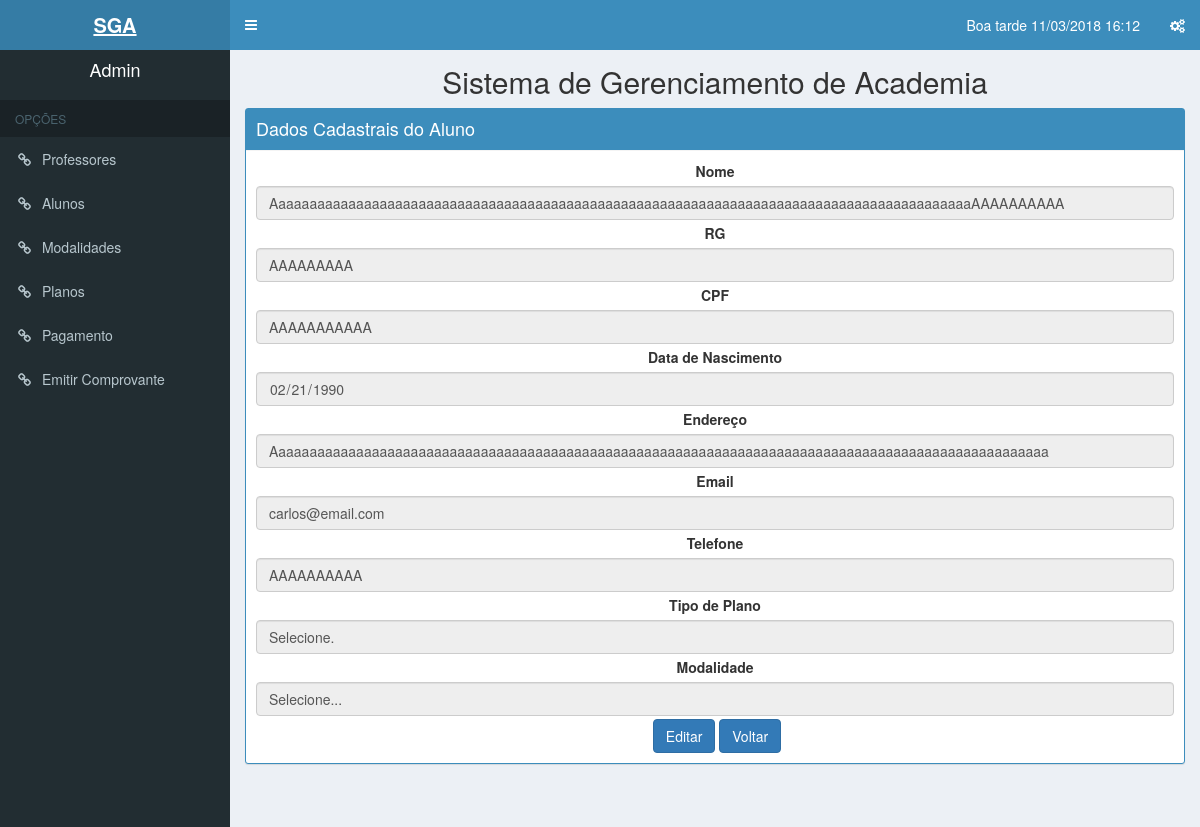
The page /Views/alunoPesq.php?id=1104 (signed in) on the database its author committed.
### tables this page shows
CREATE TABLE `aluno` (
  `matricula_aluno` mediumint(8) UNSIGNED NOT NULL,
  `cpf_aluno` varchar(11) DEFAULT NULL,
  `registro_geral_aluno` varchar(9) DEFAULT NULL,
  `nm_endereco` varchar(100) DEFAULT NULL,
  `dt_nascimento_aluno` varchar(10) DEFAULT NULL,
  `cd_telefone_aluno` varchar(10) DEFAULT NULL,
  `nm_email_aluno` varchar(100) DEFAULT NULL,
  `nm_aluno` varchar(100) DEFAULT NULL,
  `tipo_plano` varchar(10) NOT NULL,
  `nm_modalidade` varchar(30) NOT NULL
);

### controllers/buscarAluno.php (called while the page is built, shortened)
<?php
    $id = isset($_GET['id'])? (int) $_GET['id']: null;
    $PDO = db_connect();
    $sql = "SELECT nm_aluno,
            registro_geral_aluno,
            cpf_aluno,
            dt_nascimento_aluno,
            nm_endereco,
            nm_email_aluno,
            cd_telefone_aluno,
            tipo_plano,
            nm_modalidade
            FROM aluno
            WHERE matricula_aluno = '$id'";
    $stmt = $PDO->prepare($sql);
    $stmt->bindParam(':id', $id, PDO::PARAM_INT);
    $stmt->execute();
    $user = $stmt->fetch(PDO::FETCH_ASSOC);
?>

### Views/alunoPesq.php (the view, shortened to what this page needs)
<?php
    include '../controllers/buscarAluno.php';
    if($_SESSION['user_status'] == 1){
        include ('header.php');
    }elseif($_SESSION['user_status'] == 2){
        include ('headerAtendente.php');
    }
    elseif($_SESSION['user_status'] == 3){
        include ('headerProfessor.php');
    }
?>
        <h2 class="center">Sistema de Gerenciamento de Academia</h2>
        <div class="box box-solid box-primary">
            <div class="box-header with-border">
                <h3 class="box-title">Dados Cadastrais do Aluno</h3>
            </div>
            <div class="box-body">
                <form align='middle'>
                    <div class="form-group">
                        <label for="nome">Nome</label>
                        <input class="form-control" type="text" id="nome" name="nome"
                               value="<?php echo $user['nm_aluno']?>" readonly="true"/>
                    </div>
                    <div class="form-group">
                        <label for="rg">RG</label>
                        <input class="form-control" type="text" id="rg" name="rg"
                               value="<?php echo $user['registro_geral_aluno']?>" readonly="true"/>
                    </div>
                    <div class="form-group">
                        <label for="cpf">CPF</label>
                        <input class="form-control" type="text" id="cpf" name="cpf"
                               value="<?php echo $user['cpf_aluno']?>" readonly="true"/>
                    </div>
                    <div class="form-group">
                        <label for="dtnasc">Data de Nascimento</label>
                        <input class="form-control" type="date" id="dtnasc" name="dtnasc"
                               value="<?php echo $user['dt_nascimento_aluno']?>" readonly="true"/>
                    </div>
                    <div class="form-group">
                        <label for="endereço">Endereço</label>
                        <input class="form-control" type="text" id="end" name="end"
                               value="<?php echo $user['nm_endereco']?>" readonly="true"/>
                    </div>
                    <div class="form-group">
                        <label for="email">Email</label>
                        <input class="form-control" type="text" id="email" name="email"
                               value="<?php echo $user['nm_email_aluno']?>" readonly="true"/>
                    </div>
                    <div class="form-group">
                        <label for="tel">Telefone</label>
                        <input class="form-control" type="text" id="tel" name="tel"
                               value="<?php echo $user['cd_telefone_aluno']?>" readonly="true"/>
                    </div>
                    <div class="form-group">
                        <label for="plan">Tipo de Plano</label>
                       <input class="form-control" type="text" id="moda" name="moda"
                        value="<?php echo $user['tipo_plano']?>" readonly="true"/>
                    </div>
                    <div class="form-group">
                    <label for="moda">Modalidade</label>
                    <input class="form-control" type="text" id="moda" name="moda"
                               value="<?php echo $user['nm_modalidade']?>" readonly="true"/>
                    </div>
                    <button class="btn btn-primary" id="alterar" formaction="alunoEdit.php?id=<?php echo $id;?>">Editar</button>
                    <button class="btn btn-primary" id="salvar" formaction="aluno.php">Voltar</button>
                </form>
            </div>
        </div>
<?php include ('footer.php'); ?>

### rows shown on the page
aluno: nome "AaaaaaaaaaaaaaaaaaaaaaaaaaaaaaaaaaaaaaaaaaaaaaaaaaaaaaaaaaaaaaaaaaaaaaaaaaaaaaaaaaaaaaaaaaAAAAAAAAAA", rg "AAAAAAAAA", cpf "AAAAAAAAAAA", dtnasc "02/21/1990", end "Aaaaaaaaaaaaaaaaaaaaaaaaaaaaaaaaaaaaaaaaaaaaaaaaaaaaaaaaaaaaaaaaaaaaaaaaaaaaaaaaaaaaaaaaaaaaaaaaaaaa", email "carlos@email.com", tel "AAAAAAAAAA", moda "Selecione.", moda "Selecione..."

### other values the page prints
dataatual() "Boa tarde 11/03/2018 16:12"
$_SESSION['user_name'] "Admin"
